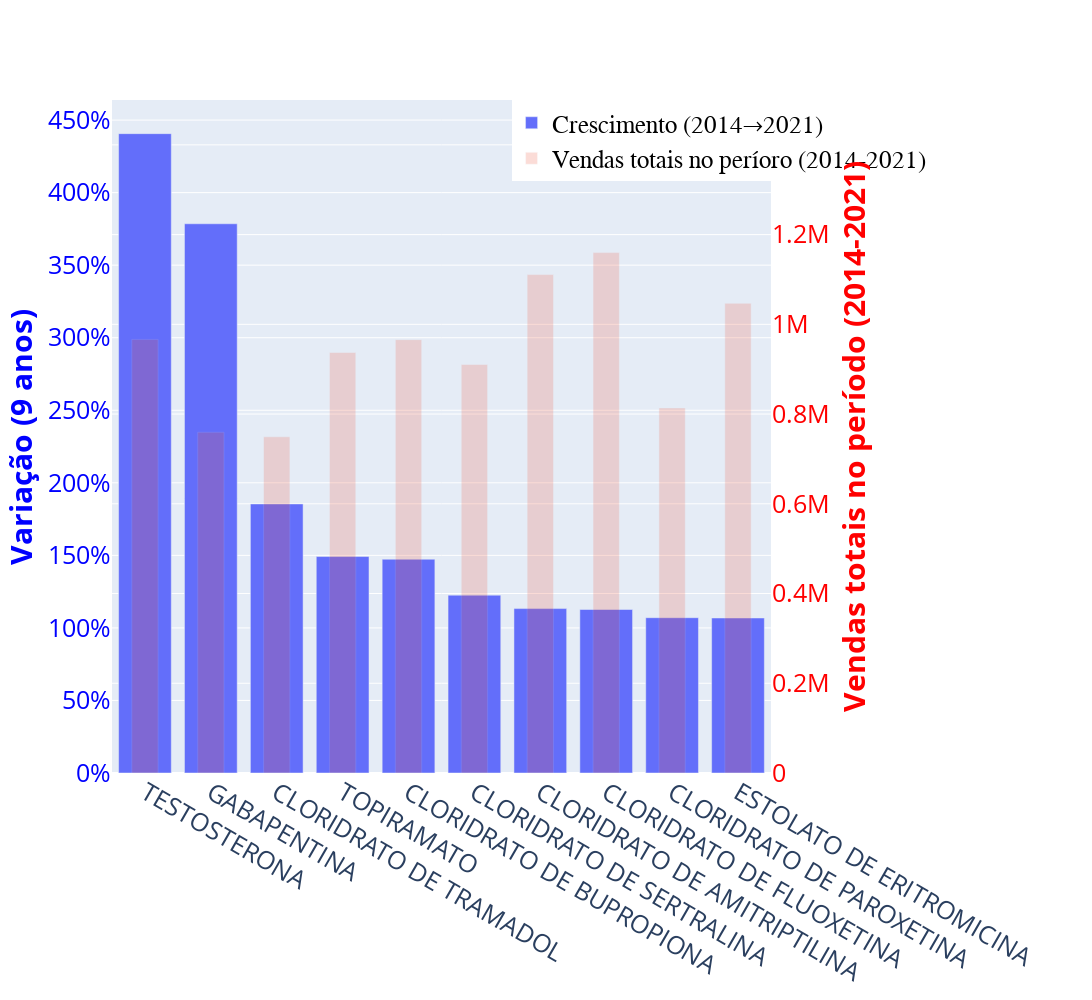

The notebook cell this image was saved under:
### Code cell
fig = make_subplots(specs=[[{"secondary_y": True}]],shared_xaxes=True)

fig.add_trace(go.Bar(
    x=df_variation['PRINCIPIO_ATIVO'],
    y=df_variation['variation'],
    yaxis='y',
    name='Crescimento (2014→2021)',
    ))
fig.add_trace(go.Bar(
    x=df_subs_totals['PRINCIPIO_ATIVO'],
    y=df_subs_totals['count'],
    yaxis='y2',
    name='Vendas totais no períoro (2014-2021)',
    width=0.4,
    opacity=0.2
    )
    )

fig.update_layout(
width=1700,
height=1000,
legend=dict(
        x=0.57,
        y=1,
        traceorder="normal",
        font=dict(
            family="sans-serif",
            size=25,
            color="black"
        )),
xaxis=dict(
    # title='Data',
    titlefont=dict(
        size=30
    ),
    tickfont=dict(
        size=25
    )
),

yaxis=dict(
    title="<b>Variação (9 anos)<b>",
    titlefont=dict(
        color="blue",
        size=30
        
    ),
    tickformat = "2%",

    tickfont=dict(
        color="blue",
        size=25
    )
),
yaxis2=dict(
    title="<b>Vendas totais no período (2014-2021)",
    titlefont=dict(
        color="red",
        size=30
    ),
    tickfont=dict(
        color="red",
        size=25
    ),
    #anchor="free",
    overlaying="y",
    side="right",
    range=[0,1500000]
    # position=0.15
))

### Figure 1 — Plotly figure (JSON) as saved in the notebook; plotly's stock layout.template omitted (floating-point values rounded to 4 significant figures)
{"data": [{"name": "Crescimento (2014→2021)", "type": "bar", "x": ["TESTOSTERONA", "GABAPENTINA", "CLORIDRATO DE TRAMADOL", "TOPIRAMATO", "CLORIDRATO DE BUPROPIONA", "CLORIDRATO DE SERTRALINA", "CLORIDRATO DE AMITRIPTILINA", "CLORIDRATO DE FLUOXETINA", "CLORIDRATO DE PAROXETINA", "ESTOLATO DE ERITROMICINA"], "y": [4.406, 3.785, 1.854, 1.492, 1.473, 1.226, 1.133, 1.127, 1.07, 1.068], "yaxis": "y"}, {"name": "Vendas totais no períoro (2014-2021)", "opacity": 0.2, "type": "bar", "width": 0.4, "x": ["CLORIDRATO DE FLUOXETINA", "CLORIDRATO DE AMITRIPTILINA", "ESTOLATO DE ERITROMICINA", "TESTOSTERONA", "CLORIDRATO DE BUPROPIONA", "TOPIRAMATO", "CLORIDRATO DE SERTRALINA", "CLORIDRATO DE PAROXETINA", "GABAPENTINA", "CLORIDRATO DE TRAMADOL"], "y": [1159862, 1110851, 1046989, 966439, 965855, 937404, 910650, 813747, 759496, 749321], "yaxis": "y2"}], "layout": {"height": 1000, "legend": {"font": {"color": "black", "family": "sans-serif", "size": 25}, "traceorder": "normal", "x": 0.57, "y": 1}, "width": 1700, "xaxis": {"anchor": "y", "domain": [0, 0.94], "tickfont": {"size": 25}, "title": {"font": {"size": 30}}}, "yaxis": {"anchor": "x", "domain": [0, 1], "tickfont": {"color": "blue", "size": 25}, "tickformat": "2%", "title": {"font": {"color": "blue", "size": 30}, "text": "<b>Variação (9 anos)<b>"}}, "yaxis2": {"anchor": "x", "overlaying": "y", "range": [0, 1500000], "side": "right", "tickfont": {"color": "red", "size": 25}, "title": {"font": {"color": "red", "size": 30}, "text": "<b>Vendas totais no período (2014-2021)"}}}}
